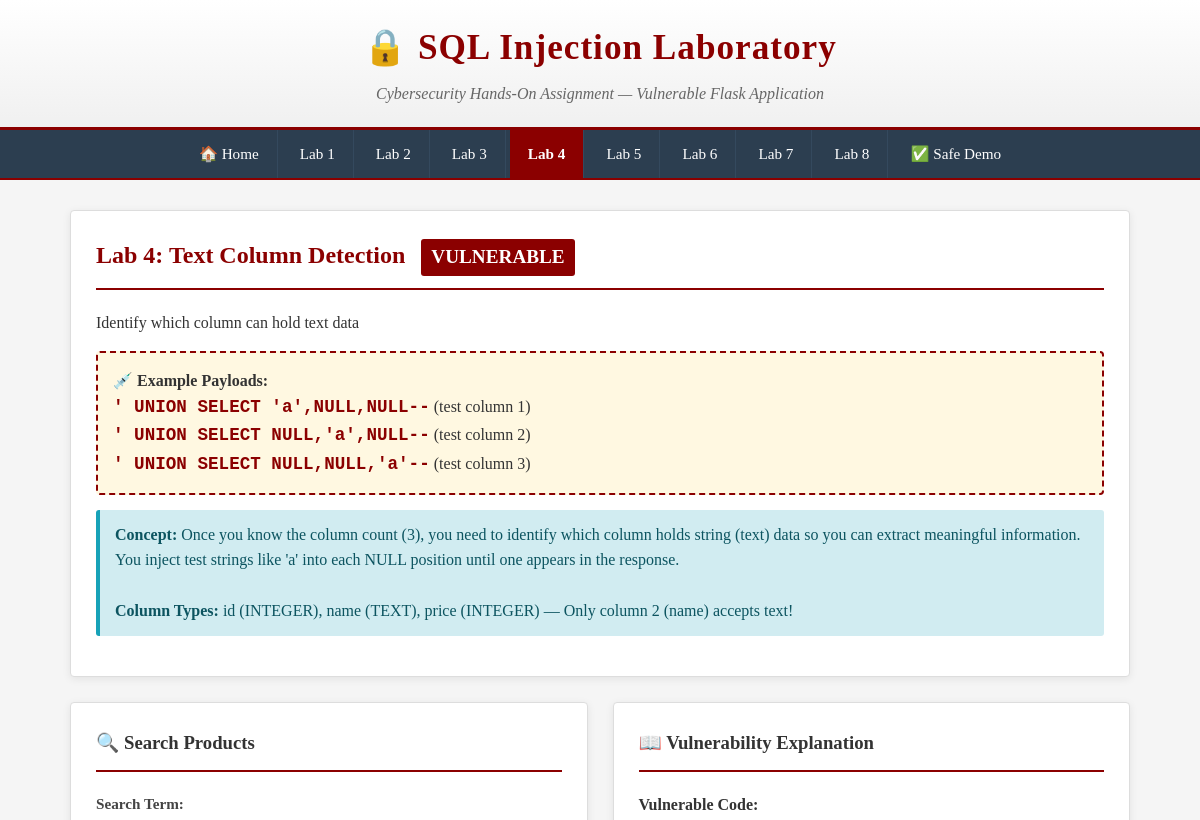
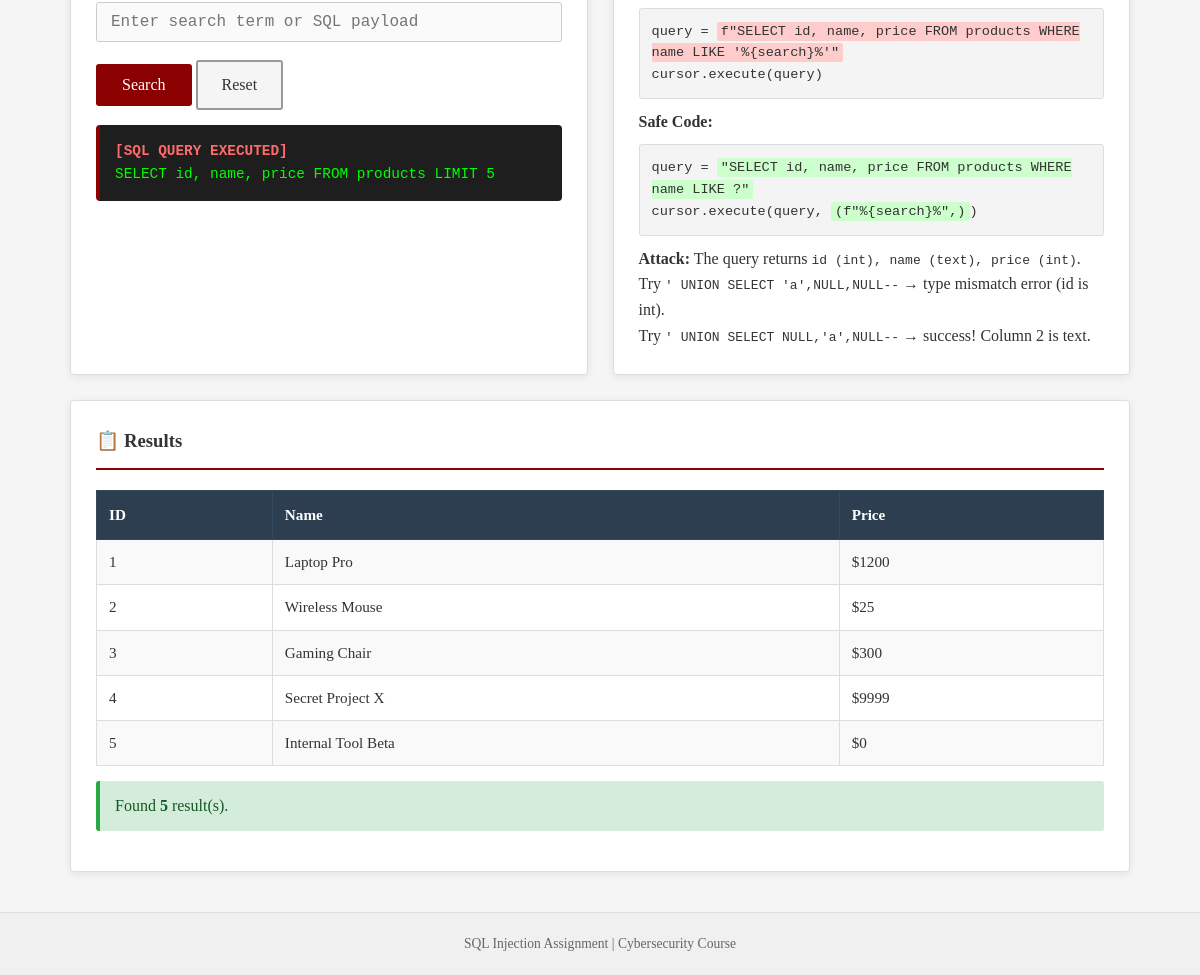
Page /lab4 on the committed database (2 pictures, top to bottom).
### tables this page shows
CREATE TABLE products (
            id INTEGER PRIMARY KEY,
            name TEXT,
            description TEXT,
            category TEXT,
            released INTEGER DEFAULT 1,
            price INTEGER
        );

### app.py (the view)
@app.route('/lab4', methods=['GET', 'POST'])
def lab4():
    products = []
    query_executed = ""
    error_msg = None
    search = request.form.get('search', '') if request.method == 'POST' else ''
    conn = get_db_connection()
    cursor = conn.cursor()
    if request.method == 'POST':
        query = f"SELECT id, name, price FROM products WHERE name LIKE '%{search}%'"
        query_executed = query
        try:
            cursor.execute(query)
            products = cursor.fetchall()
        except Exception as e:
            error_msg = str(e)
            flash(f'SQL Error: {str(e)}', 'danger')
    else:
        query = "SELECT id, name, price FROM products LIMIT 5"
        query_executed = query
        cursor.execute(query)
        products = cursor.fetchall()
    conn.close()
    return render_template('lab4_text.html',
                         products=products,
                         query=query_executed,
                         search=search,
                         error=error_msg,
                         lab_num=4,
                         lab_title="Text Column Detection",
                         payload="' UNION SELECT 'a',NULL,NULL--",
                         description="Identify which column can hold text data")

### app.py (called while the page is built)
@app.before_request
def setup():
    if not hasattr(app, 'db_initialized'):
        init_db()
        app.db_initialized = True

### database.py (called while the page is built)
def get_db_connection():
    conn = sqlite3.connect(DB_PATH)
    conn.row_factory = sqlite3.Row
    return conn

### templates/lab4_text.html (shortened to what this page needs)
{% extends "base.html" %}
{% block content %}
<div class="card">
    <div class="card-header">
        <h2>Lab {{ lab_num }}: {{ lab_title }} <span class="badge">VULNERABLE</span></h2>
    </div>
    <p>{{ description }}</p>
    <div class="payload-box">
        <strong>💉 Example Payloads:</strong><br>
        <span class="payload">' UNION SELECT 'a',NULL,NULL--</span> (test column 1)<br>
        <span class="payload">' UNION SELECT NULL,'a',NULL--</span> (test column 2)<br>
        <span class="payload">' UNION SELECT NULL,NULL,'a'--</span> (test column 3)
    </div>
    <div class="alert alert-info">
        <strong>Concept:</strong> Once you know the column count (3), you need to identify which column holds
        string (text) data so you can extract meaningful information. You inject test strings like 'a'
        into each NULL position until one appears in the response.<br><br>
        <strong>Column Types:</strong> id (INTEGER), name (TEXT), price (INTEGER) — Only column 2 (name) accepts text!
    </div>
</div>
<div class="two-col">
    <div class="card">
        <div class="card-header">
            <h3>🔍 Search Products</h3>
        </div>
        <form method="POST">
            <div class="form-group">
                <label for="search">Search Term:</label>
                <input type="text" id="search" name="search" class="form-control"
                       value="{{ search }}" placeholder="Enter search term or SQL payload">
            </div>
            <button type="submit" class="btn btn-primary">Search</button>
            <a href="{{ url_for('lab4') }}" class="btn btn-secondary">Reset</a>
        </form>
        {% if query %}
        <div class="query-box">
            <span class="label">[SQL QUERY EXECUTED]</span><br>
            {{ query }}
        </div>
        {% endif %}
    </div>
    <div class="card">
        <div class="card-header">
            <h3>📖 Vulnerability Explanation</h3>
        </div>
        <p><strong>Vulnerable Code:</strong></p>
        <div class="code-snippet">
query = <span class="vuln-highlight">f"SELECT id, name, price FROM products WHERE name LIKE '%{search}%'"</span><br>
cursor.execute(query)
        </div>
        <p><strong>Safe Code:</strong></p>
        <div class="code-snippet">
query = <span class="safe-highlight">"SELECT id, name, price FROM products WHERE name LIKE ?"</span><br>
cursor.execute(query, <span class="safe-highlight">(f"%{search}%",)</span>)
        </div>
        <p style="margin-top: 10px;">
            <strong>Attack:</strong> The query returns <code>id (int), name (text), price (int)</code>.<br>
            Try <code>' UNION SELECT 'a',NULL,NULL--</code> → type mismatch error (id is int).<br>
            Try <code>' UNION SELECT NULL,'a',NULL--</code> → success! Column 2 is text.
        </p>
    </div>
</div>
<div class="card">
    <div class="card-header">
        <h3>📋 Results</h3>
    </div>
    {% if products %}
    <table class="data-table">
        <tr>
            <th>ID</th>
            <th>Name</th>
            <th>Price</th>
        </tr>
        {% for product in products %}
        <tr>
            <td>{{ product.id }}</td>
            <td>{{ product.name }}</td>
            <td>${{ product.price }}</td>
        </tr>
        {% endfor %}
    </table>
    <div class="alert alert-success">
        Found <strong>{{ products|length }}</strong> result(s).
    </div>
    {% else %}
    <p>No results. Try searching or use a UNION payload to test text columns.</p>
    {% endif %}
</div>
{% endblock %}

### templates/base.html (style rules this page uses)
* { margin: 0; padding: 0; box-sizing: border-box; }
body { font-family: 'Georgia', 'Times New Roman', serif; background-color: #f5f5f5; color: #333; line-height: 1.6; }
.card { background: #ffffff; border: 1px solid #ddd; border-radius: 4px; padding: 25px; margin-bottom: 25px; box-shadow: 0 2px 8px rgba(0,0,0,0.08); }
.card-header { border-bottom: 2px solid #8B0000; padding-bottom: 12px; margin-bottom: 20px; }
.card-header h2 { color: #8B0000; font-size: 1.5em; }
.card-header .badge { display: inline-block; background: #8B0000; color: white; padding: 3px 10px; border-radius: 3px; font-size: 0.8em; margin-left: 10px; vertical-align: middle; }
.form-group { margin-bottom: 18px; }
.form-group label { display: block; font-weight: bold; color: #444; margin-bottom: 6px; font-size: 0.95em; }
.form-control { width: 100%; padding: 10px 14px; border: 1px solid #ccc; border-radius: 3px; font-size: 1em; font-family: 'Courier New', monospace; background: #fafafa; transition: border-color 0.3s; }
.btn { display: inline-block; padding: 10px 24px; font-size: 1em; font-family: Georgia, serif; border: 2px solid #8B0000; border-radius: 3px; cursor: pointer; transition: all 0.3s; text-decoration: none; }
.btn-primary { background: #8B0000; color: white; }
.btn-secondary { background: #f5f5f5; color: #333; border-color: #999; }
.query-box { background: #1e1e1e; color: #00ff00; padding: 15px; border-radius: 4px; font-family: 'Courier New', monospace; font-size: 0.9em; overflow-x: auto; margin: 15px 0; border-left: 4px solid #8B0000; }
.query-box .label { color: #ff6b6b; font-weight: bold; }
.data-table { width: 100%; border-collapse: collapse; margin: 15px 0; font-size: 0.95em; }
.data-table th { background: #2c3e50; color: white; padding: 12px; text-align: left; font-weight: bold; border: 1px solid #34495e; }
.data-table td { padding: 10px 12px; border: 1px solid #ddd; background: #fff; }
.data-table tr:nth-child(even) td { background: #f9f9f9; }
.alert { padding: 12px 15px; border-radius: 3px; margin-bottom: 15px; border-left: 4px solid; }
.alert-success { background: #d4edda; border-color: #28a745; color: #155724; }
.alert-info { background: #d1ecf1; border-color: #17a2b8; color: #0c5460; }
.payload-box { background: #fff8e1; border: 2px dashed #8B0000; padding: 15px; border-radius: 4px; margin: 15px 0; }
.payload-box .payload { font-family: 'Courier New', monospace; font-size: 1.1em; color: #8B0000; font-weight: bold; }
.two-col { display: grid; grid-template-columns: 1fr 1fr; gap: 25px; }
.code-snippet { background: #f4f4f4; border: 1px solid #ddd; padding: 12px; border-radius: 3px; font-family: 'Courier New', monospace; font-size: 0.85em; overflow-x: auto; margin: 10px 0; }
.vuln-highlight { background: #ffcccc; padding: 2px 4px; border-radius: 2px; }
.safe-highlight { background: #ccffcc; padding: 2px 4px; border-radius: 2px; }

### rows in the picture
products: id "1", name "Laptop Pro", price "1200"
products: id "2", name "Wireless Mouse", price "25"
products: id "3", name "Gaming Chair", price "300"
products: id "4", name "Secret Project X", price "9999"
products: id "5", name "Internal Tool Beta", price "0"

### other values in the picture
{{ lab_num }} "4"
{{ lab_title }} "Text Column Detection"
{{ description }} "Identify which column can hold text data"
{{ query }} "SELECT id, name, price FROM products LIMIT 5"
{{ products|length }} "5"
